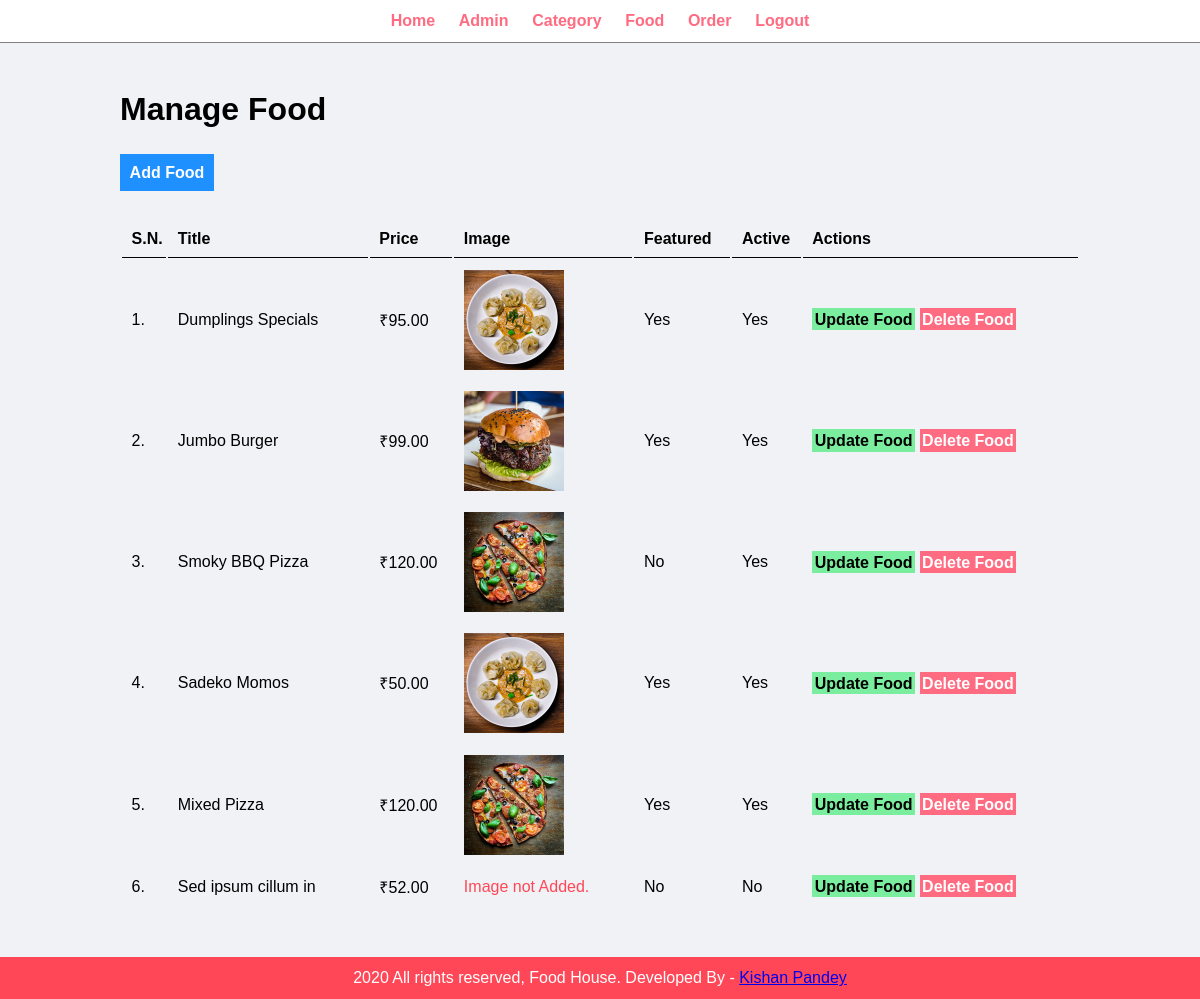
/admin/manage-food.php (signed in), run on the app's committed database.
### tables this page shows
CREATE TABLE `tbl_food` (
  `id` int(10) UNSIGNED NOT NULL,
  `title` varchar(100) NOT NULL,
  `description` text NOT NULL,
  `price` decimal(10,2) NOT NULL,
  `image_name` varchar(255) NOT NULL,
  `category_id` int(10) UNSIGNED NOT NULL,
  `featured` varchar(10) NOT NULL,
  `active` varchar(10) NOT NULL
);

### admin/manage-food.php (the view, shortened to what this page needs)
<?php include('partials/menu.php'); ?>
<div class="main-content">
    <div class="wrapper">
        <h1>Manage Food</h1>
        <br /><br />
                <a href="<?php echo SITEURL; ?>admin/add-food.php" class="btn-primary">Add Food</a>
                <br /><br /><br />
                <table class="tbl-full">
                    <tr>
                        <th>S.N.</th>
                        <th>Title</th>
                        <th>Price</th>
                        <th>Image</th>
                        <th>Featured</th>
                        <th>Active</th>
                        <th>Actions</th>
                    </tr>
                    <?php
                        $sql = "SELECT * FROM tbl_food";
                        $res = mysqli_query($conn, $sql);
                        $count = mysqli_num_rows($res);
                        $sn=1;
                        if($count>0)
                        {
                            while($row=mysqli_fetch_assoc($res))
                            {
                                $id = $row['id'];
                                $title = $row['title'];
                                $price = $row['price'];
                                $image_name = $row['image_name'];
                                $featured = $row['featured'];
                                $active = $row['active'];
                                ?>
                                <tr>
                                    <td><?php echo $sn++; ?>. </td>
                                    <td><?php echo $title; ?></td>
                                    <td>₹<?php echo $price; ?></td>
                                    <td>
                                        <?php
                                            if($image_name=="")
                                            {
                                                echo "<div class='error'>Image not Added.</div>";
                                            }
                                            else
                                            {
                                                ?>
                                                <img src="<?php echo SITEURL; ?>images/food/<?php echo $image_name; ?>" width="100px">
                                                <?php
                                            }
                                        ?>
                                    </td>
                                    <td><?php echo $featured; ?></td>
                                    <td><?php echo $active; ?></td>
                                    <td>
                                        <a href="<?php echo SITEURL; ?>admin/update-food.php?id=<?php echo $id; ?>" class="btn-secondary">Update Food</a>
                                        <a href="<?php echo SITEURL; ?>admin/delete-food.php?id=<?php echo $id; ?>&image_name=<?php echo $image_name; ?>" class="btn-danger">Delete Food</a>
                                    </td>
                                </tr>
                                <?php
                            }
                        }
                        else
                        {
                            echo "<tr> <td colspan='7' class='error'> Food not Added Yet. </td> </tr>";
                        }
                    ?>
                </table>
    </div>
</div>
<?php include('partials/footer.php'); ?>

### admin/partials/menu.php (shortened to what this page needs)
<html>
    <head>
        <link rel="stylesheet" href="../css/admin.css">
    </head>
    <body>
        <div class="menu text-center">
            <div class="wrapper">
                <ul>
                    <li><a href="index.php">Home</a></li>
                    <li><a href="manage-admin.php">Admin</a></li>
                    <li><a href="manage-category.php">Category</a></li>
                    <li><a href="manage-food.php">Food</a></li>
                    <li><a href="manage-order.php">Order</a></li>
                    <li><a href="logout.php">Logout</a></li>
                </ul>
            </div>
        </div>

### admin/partials/footer.php
<div class="footer">
            <div class="wrapper">
                <p class="text-center">2020 All rights reserved, Food House. Developed By - <a href="https://www.linkedin.com/in/kishan-pandey-b620a4188/"> Kishan Pandey</a></p>
            </div>
        </div>
    </body>
</html>

### css/admin.css (style rules this page uses)
* { margin: 0; padding: 0; font-family: Arial, Helvetica, sans-serif; }
.wrapper { padding: 1%; width: 80%; margin: 0 auto; }
.text-center { text-align: center; }
.tbl-full { width: 100%; }
table tr th { border-bottom: 1px solid black; padding: 1%; text-align: left; }
table tr td { padding: 1%; }
.btn-primary { background-color: #1e90ff; padding: 1%; color: white; text-decoration: none; font-weight: bold; }
.btn-secondary { background-color: #7bed9f; padding: 1%; color: black; text-decoration: none; font-weight: bold; }
.btn-danger { background-color: #ff6b81; padding: 1%; color: white; text-decoration: none; font-weight: bold; }
.error { color: #ff4757; }
.menu { border-bottom: 1px solid grey; }
.menu ul { list-style-type: none; }
.menu ul li { display: inline; padding: 1%; }
.menu ul li a { text-decoration: none; font-weight: bold; color: #ff6b81; }
.main-content { background-color: #f1f2f6; padding: 3% 0; }
.footer { background-color: #ff4757; color: white; }

### data on the page
tbl_food: title "Dumplings Specials", price "95.00", image_name (picture), featured "Yes", active "Yes"
tbl_food: title "Jumbo Burger", price "99.00", image_name (picture), featured "Yes", active "Yes"
tbl_food: title "Smoky BBQ Pizza", price "120.00", image_name (picture), featured "No", active "Yes"
tbl_food: title "Sadeko Momos", price "50.00", image_name (picture), featured "Yes", active "Yes"
tbl_food: title "Mixed Pizza", price "120.00", image_name (picture), featured "Yes", active "Yes"
tbl_food: title "Sed ipsum cillum in", price "52.00", image_name "Image not Added.", featured "No", active "No"
